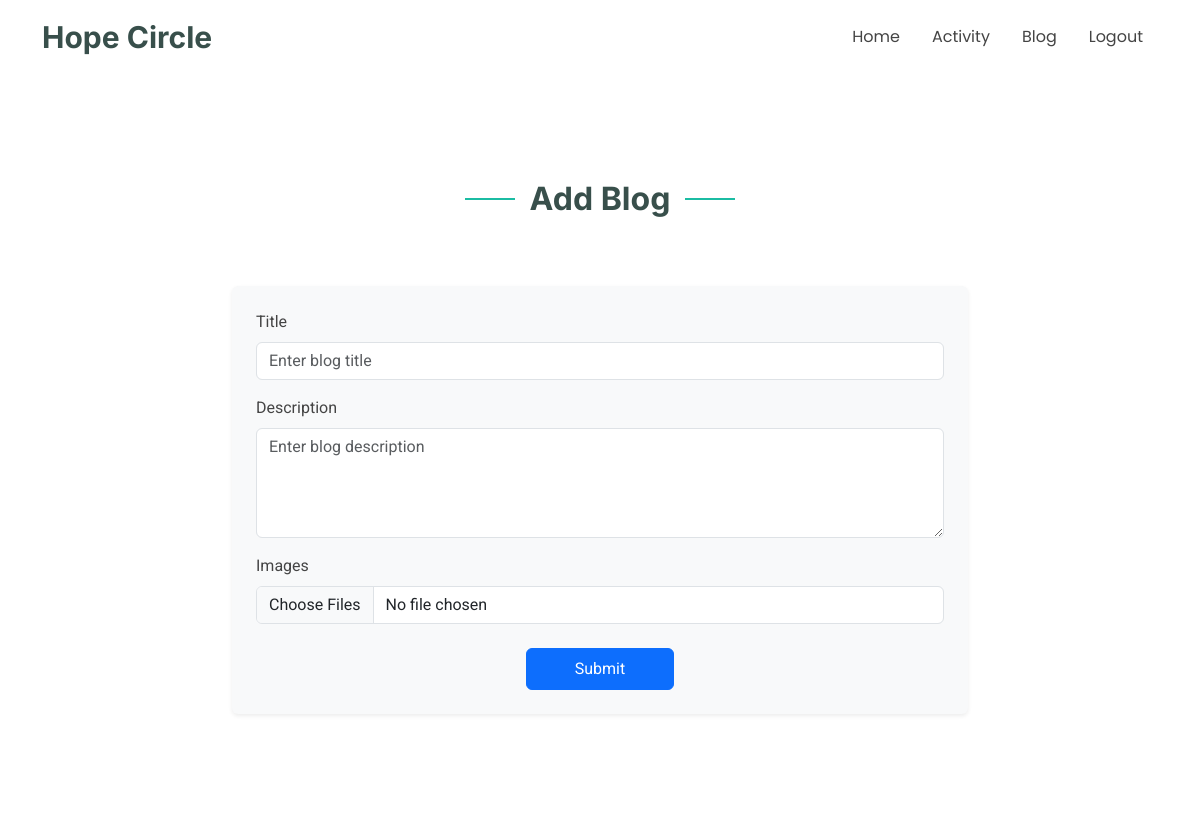
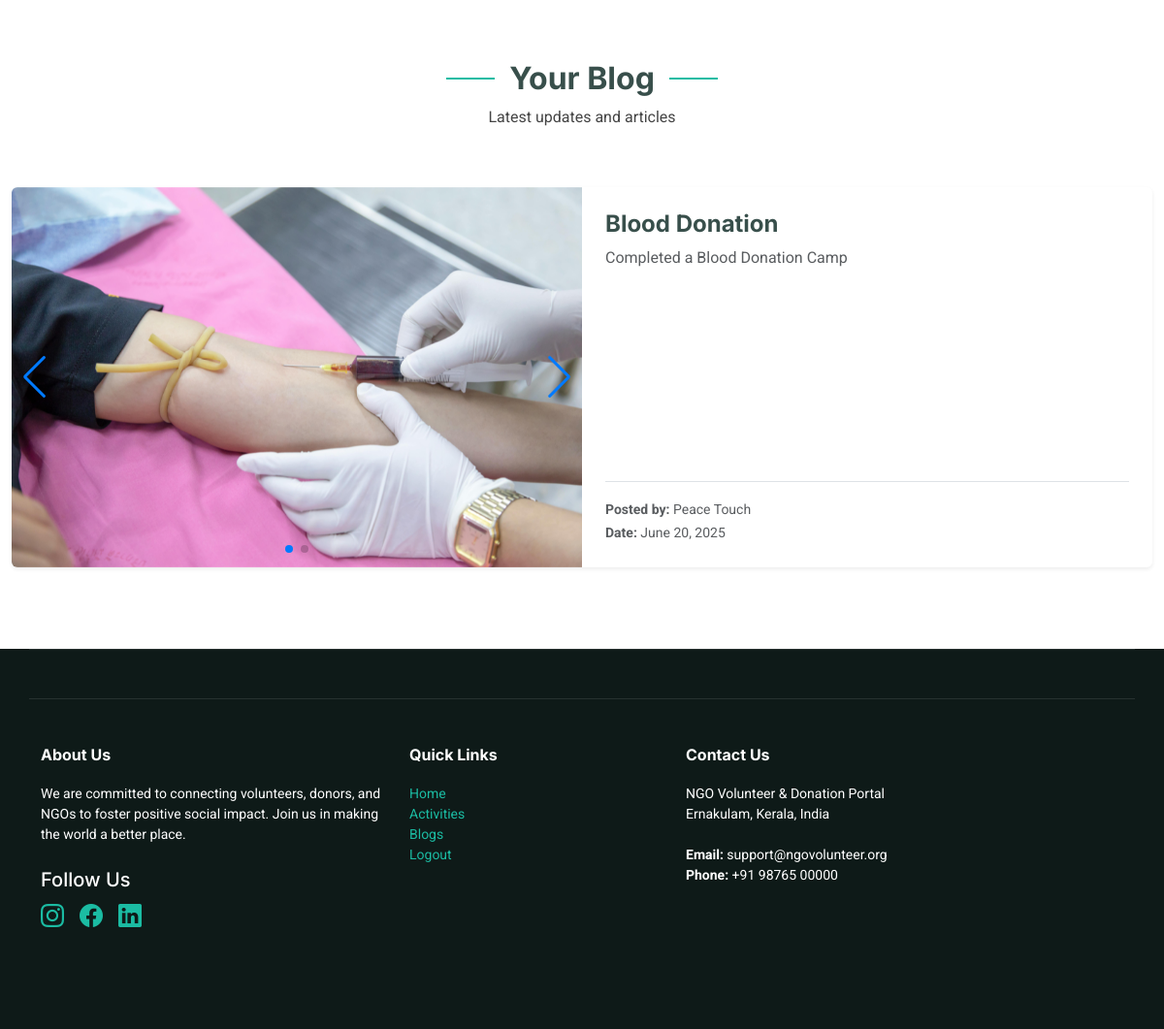
The page /ngoBlog (signed in) on the database its author committed (2 pictures, top to bottom).
### ngoapp/models.py (models this page shows)
class Image(models.Model):
    blog=models.ForeignKey(Blog,on_delete=models.CASCADE)
    image=models.ImageField(null=True)

class Blog(models.Model):
    title=models.CharField(max_length=100)
    description=models.CharField(max_length=255)
    ngo=models.ForeignKey(Ngo,on_delete=models.CASCADE)
    date=models.DateField(auto_now_add=True)

class Ngo(models.Model):
    user=models.ForeignKey(Logintbl,on_delete=models.CASCADE)
    name=models.CharField(max_length=50)
    email=models.CharField(max_length=50)
    phone=models.BigIntegerField()
    lisence = models.FileField(null=True)
    logo = models.FileField(null=True)
    address =models.CharField(max_length=200)

### ngoapp/views.py (the view, shortened to what this page needs)
# urls.py: path('ngoBlog',views.ngoBlog),
def ngoBlog(request):
    if 'id' not in request.session:
        return redirect('/login')  # adjust based on your login URL
    uid = request.session['id']
    ngo = Ngo.objects.get(id=uid)
    blogs = Blog.objects.filter(ngo=ngo).order_by('-id')
    return render(request, "ngoBlog.html", {"blogs": blogs})

### templates/ngoBlog.html (shortened to what this page needs)
{% extends 'ngoHome.html' %}
{% block content %}
<main class="main">
  <section id="contact" class="contact section">
    <div class="container section-title" data-aos="fade-up">
      <br><br><br><br><br>
      <h2>Add Blog</h2>
    </div>
    <div class="container">
      <div class="row justify-content-center">
        <div class="col-lg-8">
          <form action="" method="post" enctype="multipart/form-data"
                class="p-4 bg-light rounded shadow-sm"
                data-aos="fade-up" data-aos-delay="200">
            <div class="mb-3">
              <label for="title" class="form-label">Title</label>
              <input type="text" id="title" name="title" class="form-control" placeholder="Enter blog title" required>
            </div>
            <div class="mb-3">
              <label for="description" class="form-label">Description</label>
              <textarea id="description" name="description" rows="4" class="form-control" placeholder="Enter blog description" required></textarea>
            </div>
            <div class="mb-3">
              <label for="image" class="form-label">Images</label>
              <input type="file" id="image" name="image" class="form-control" required multiple>
            </div>
            <div class="text-center mt-4">
              <button type="submit" class="btn btn-primary px-5 py-2">Submit</button>
            </div>
          </form>
        </div>
      </div>
    </div>
  </section>
  <section id="blog" class="blog section mt-5">
    <div class="container section-title" data-aos="fade-up">
      <h2>Your Blog</h2>
      <p>Latest updates and articles</p>
    </div>
    {% if blogs %}
    <div class="container blog-container">
  {% for blog_post in blogs %}
  <div class="blog-card d-flex bg-white rounded shadow-sm overflow-hidden mb-4" data-aos="fade-up">
    <div class="image-slider w-50">
      <div class="swiper mySwiper1 h-100">
        <div class="swiper-wrapper">
          {% for img in blog_post.image_set.all %}
          <div class="swiper-slide">
            <img src="static{{ img.image.url }}" class="w-100 h-100 object-fit-cover" alt="Blog Image">
          </div>
          {% endfor %}
        </div>
        <div class="swiper-pagination"></div>
        <div class="swiper-button-next"></div>
        <div class="swiper-button-prev"></div>
      </div>
    </div>
    <div class="blog-content p-4 w-50 d-flex flex-column justify-content-between">
      <div>
        <h3 class="fw-bold">{{ blog_post.title }}</h3>
        <p class="text-muted">{{ blog_post.description }}</p>
      </div>
      <div class="pt-3 border-top mt-3">
        <p class="mb-0">
          <small class="text-muted">
            <strong>Posted by:</strong> {{ blog_post.ngo.name }}<br>
            <strong>Date:</strong> {{ blog_post.date }}
          </small>
        </p>
      </div>
    </div>
  </div>
  {% endfor %}
</div>
    {% else %}
    <center><b>No Blog Uploaded!</b></center>
    {% endif %}
  </section>
</main>
{% endblock %}

### static/media/assets/css/main.css (style rules this page uses)
:root { --default-font: "Roboto", system-ui, -apple-system, "Segoe UI", Roboto, "Helvetica Neue", Arial, "Noto Sans", "Liberation Sans", sans-serif, "Apple Color Emoji", "Segoe UI Emoji", "Segoe UI Symbol", "Noto Color Emoji"; --heading-font: "Inter", sans-serif; --nav-font: "Poppins", sans-serif; }
:root { --background-color: #ffffff; --default-color: #444444; --heading-color: #384f4b; --accent-color: #1bbca3; --surface-color: #ffffff; --contrast-color: #ffffff; }
:root { --nav-color: #444444; --nav-hover-color: #1bbca3; --nav-mobile-background-color: #ffffff; --nav-dropdown-background-color: #ffffff; --nav-dropdown-color: #444444; --nav-dropdown-hover-color: #1bbca3; }
:root { scroll-behavior: smooth; }
body { color: var(--default-color); background-color: var(--background-color); font-family: var(--default-font); }
h1, h2, h3, h4, h5, h6 { color: var(--heading-color); font-family: var(--heading-font); }
section, .section { color: var(--default-color); background-color: var(--background-color); padding: 60px 0; scroll-margin-top: 74px; overflow: clip; }
.section-title { text-align: center; padding-bottom: 60px; position: relative; }
.section-title h2 { font-size: 32px; font-weight: 700; position: relative; }
.section-title h2:before, .section-title h2:after { content: ""; width: 50px; height: 2px; background: var(--accent-color); display: inline-block; }
.section-title h2:before { margin: 0 15px 10px 0; }
.section-title h2:after { margin: 0 0 10px 15px; }
.section-title p { margin-bottom: 0; }

### templates/ngoBlog.html (style rules this page uses)
.blog-container { display: flex; flex-direction: column; gap: 30px; max-width: 1200px; margin: auto; }
.blog-card { flex-direction: row; background: #fff; }
.blog-content h3 { font-size: 24px; }
.blog-content p { font-size: 16px; }
.swiper-slide img { object-fit: cover; height: 100%; }

### rows shown on the page
Blog: title "Blood Donation", description "Completed a Blood Donation Camp", ngo.name "Peace Touch", date "June 20, 2025"
Image: image (picture)
